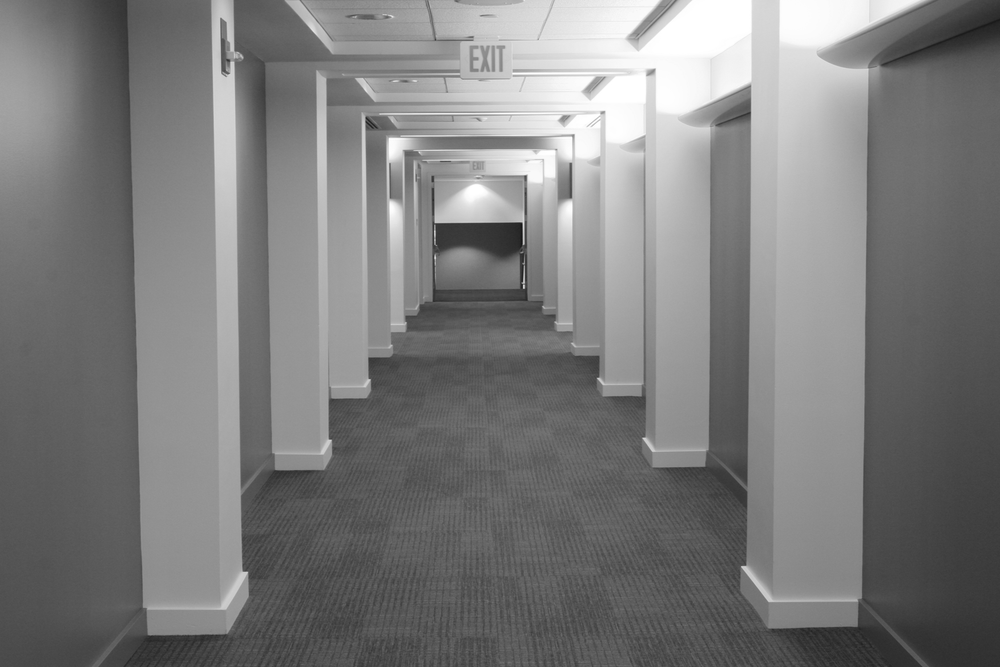
%> input picture Part A/images/hallway.png, 1000 x 667 px, shrunk from 1752 x 1168 before the run
$ octave er1_6.m   (GNU Octave 9; MATLAB toolbox functions it lacks are replaced by stand-ins)
%> lines starting %> are read from the running program, lines starting %| are printed output that depends on the picture; in (x1, y1, x2, y2) boxes, pixels count from 0 and x2, y2 are one past the last pixel; in counts of white or black regions, pixels touching at a corner belong together; the program's own positions count from 1
close all;
clear all;

% Read the image
image = imread('../images/hallway.png');
%> image is the input picture: size 667x1000 uint8; min 18, max 255, mean 124.3

% Convert image to grayscale if it is not already
if size(image, 3) == 3
    gray_image = rgb2gray(image);
else
    gray_image = image;
end

% Apply Sobel masks to estimate gradient components
sobel_x = [-1 -2 -1; 0 0 0; 1 2 1];
sobel_y = [-1 0 1; -2 0 2; -1 0 1];

gradient_x = conv2(double(gray_image), sobel_x, 'same');
gradient_y = conv2(double(gray_image), sobel_y, 'same');
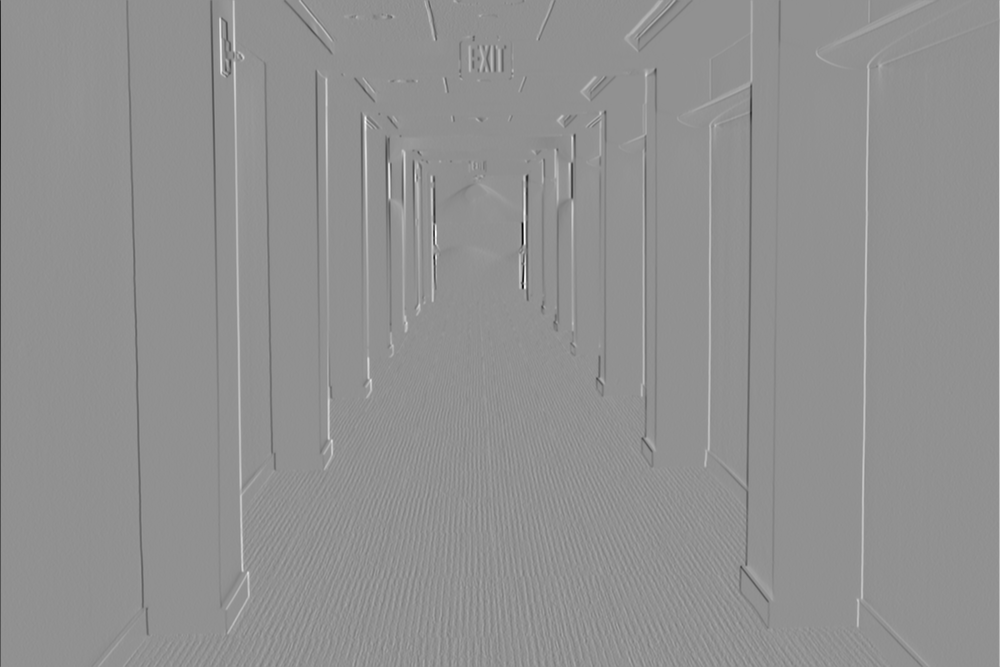
%> gradient_y: size 667x1000 double; min -786, max 594, mean 0.1; drawn with min black and max white

% Compute absolute values of gradient components
abs_gradient_x = abs(gradient_x);
abs_gradient_y = abs(gradient_y);
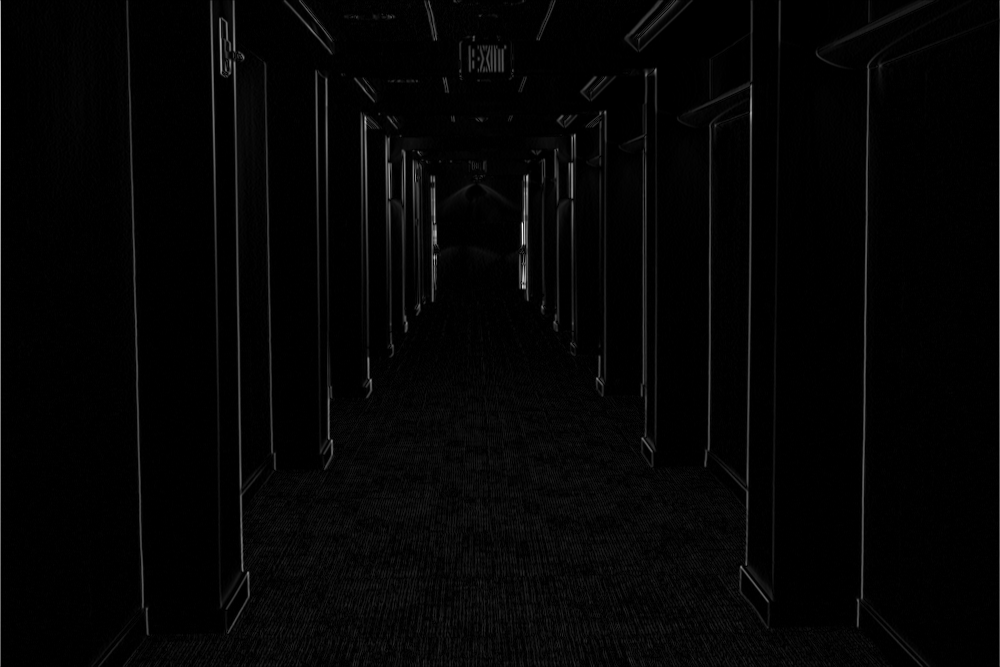
%> abs_gradient_y: size 667x1000 double; min 0, max 786, mean 15.6; drawn with min black and max white

% Compute amplitude of the gradient
gradient_amplitude = sqrt(gradient_x.^2 + gradient_y.^2);

% Apply gamma correction for visualization
gamma = 0.5; % adjust as needed
abs_gradient_x_gamma = uint8(255 * (abs_gradient_x / max(abs_gradient_x(:))).^gamma);
abs_gradient_y_gamma = uint8(255 * (abs_gradient_y / max(abs_gradient_y(:))).^gamma);
gradient_amplitude_gamma = uint8(255 * (gradient_amplitude / max(gradient_amplitude(:))).^gamma);
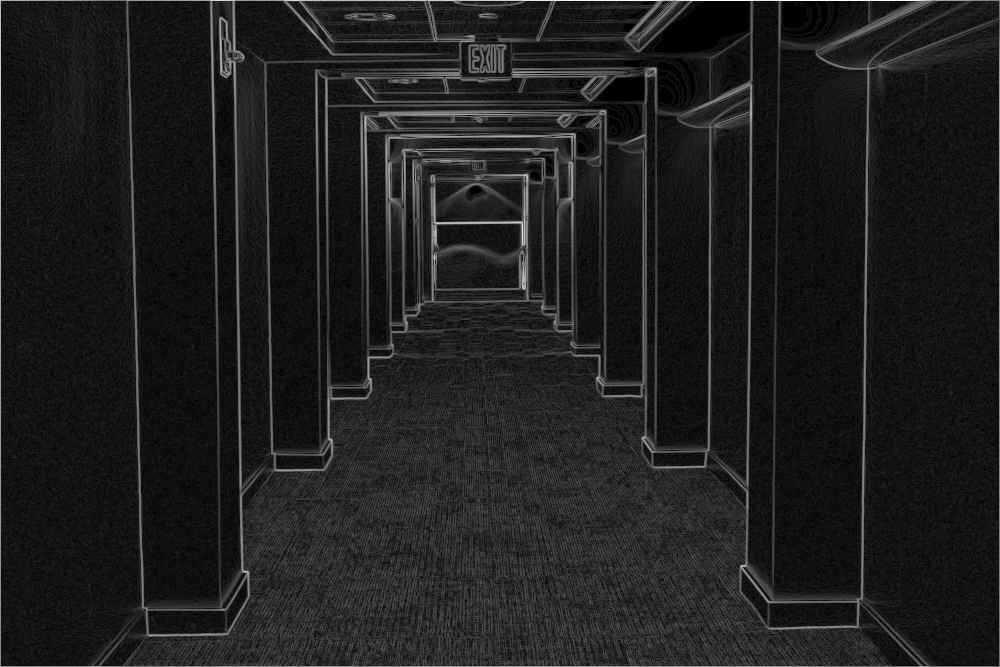
%> gradient_amplitude_gamma: size 667x1000 uint8; min 0, max 255, mean 30.3

% Display gradient images
figure;
imshow(abs_gradient_x_gamma);
title('Absolute Gradient X');

figure;
imshow(abs_gradient_y_gamma);
title('Absolute Gradient Y');

figure;
imshow(gradient_amplitude_gamma);
title('Gradient Amplitude');

% Set the threshold value (adjust as needed)
threshold = 40;

% Threshold the gradient amplitude image
thresholded_image = gradient_amplitude > threshold; % use original gradient amplitude for thresholding
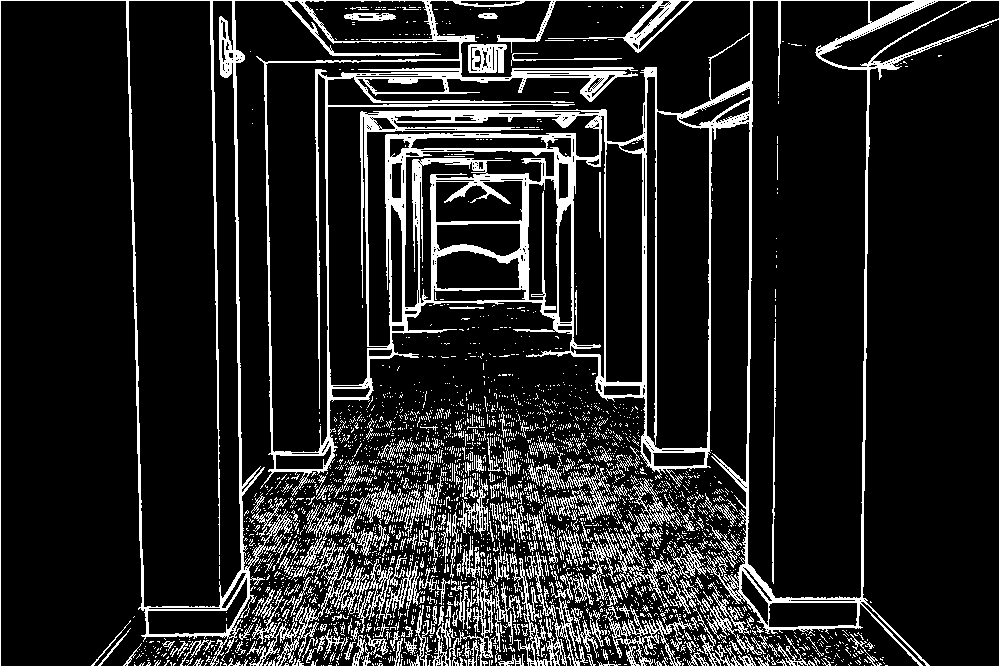
%> thresholded_image: size 667x1000 logical; 14.1% white; 2837 white regions (2614 under 20 px), largest, box (x1, y1, x2, y2) and area: (0, 0, 1000, 667) 64222, (569, 529, 647, 605) 1120, (616, 543, 706, 614) 1042

% Draw histogram of gradient amplitude image
figure;
histogram(gradient_amplitude(:), 'Normalization', 'probability');
hold on;
line([threshold threshold], ylim, 'LineWidth', 2, 'Color', 'r');
hold off;
title('Histogram of Gradient Amplitude Image');
xlabel('Gradient Amplitude');
ylabel('Probability');
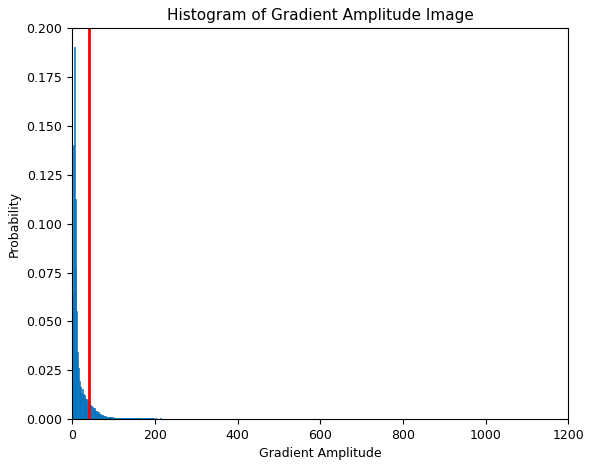
%> figure redrawn from the program's plot data; tallest bar 0.19 high, from x = 4 to 6

% Show the thresholded result
figure;
imshow(thresholded_image);
title('Thresholded Gradient Amplitude Image');

% Apply the Hough transform to find lines
[H, T, R] = hough(thresholded_image);
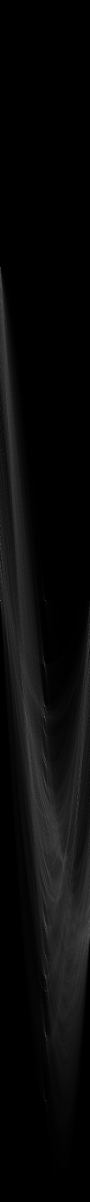
%> H: size 2403x180 double (shown at 1/2 size); min 0, max 1000, mean 39.2; drawn with min black and max white
%> T = 180 values from -90 to 89; R = 2403 values from -1201 to 1201

% Find peaks in the Hough transform matrix
P = houghpeaks(H, 20, 'threshold', ceil(0.3 * max(H(:)))); % Increase number of peaks
%> P = 20 rows, first 12: [536 1; 1202 1; 1202 91; 2201 91; 1434 90; 2072 92; 1847 91; 1466 90; 1529 91; 1956 92; 1911 91; 1564 90]

% Find lines corresponding to the Hough transform peaks
lines = houghlines(thresholded_image, T, R, P, 'FillGap', 5, 'MinLength', 40); % Adjust FillGap and MinLength
%> lines = 41 lines; longest, point1 to point2 (x, y): (1, 667) to (1000, 667), (1, 1) to (1000, 1), (1, 1) to (1, 667), (1000, 1) to (1000, 667), (233, 1) to (243, 573), (266, 63) to (273, 455)

% Margin to ignore lines close to the border
margin = 0.1;

% Display the original image
figure;
imshow(image);
hold on;

% Plot the detected lines on the image, excluding those too close to the borders
for k = 1:length(lines)
    xy = [lines(k).point1; lines(k).point2];

    % Check if the line is within the margin
    if all(xy(:, 1) > margin) && all(xy(:, 1) < size(image, 2) - margin) && ...
       all(xy(:, 2) > margin) && all(xy(:, 2) < size(image, 1) - margin)

        plot(xy(:,1), xy(:,2), 'LineWidth', 2, 'Color', 'g'); % Change color as needed

        % Plot the beginnings and ends of lines
        plot(xy(1,1), xy(1,2), 'x', 'LineWidth', 2, 'Color', 'yellow');
        plot(xy(2,1), xy(2,2), 'x', 'LineWidth', 2, 'Color', 'red');
    end
end
%> this loop made 41 passes
%> xy on passes 1 to 12: [1 667; 1000 667], [1 1; 1000 1], [1 1; 1 667], [1000 1; 1000 667], [233 1; 243 573], [863 443; 863 495], [864 381; 864 438], [865 324; 865 380], [866 267; 866 323], [867 210; 867 266], [868 152; 868 209], [869 95; 869 151]

title('Detected Line Segments on Original Image');
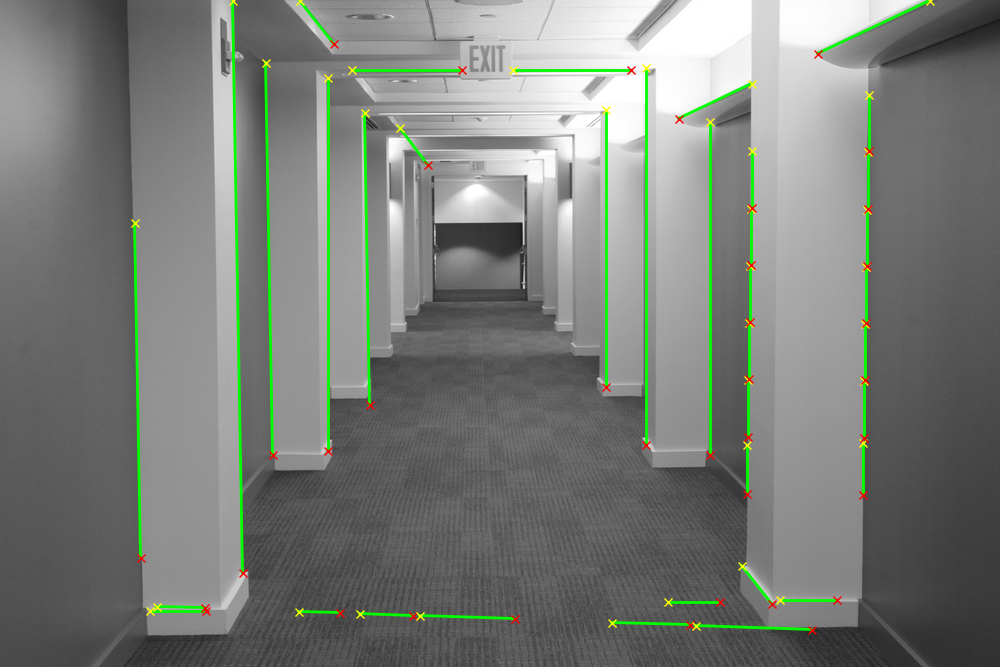
%> figure redrawn from the program's plot data; its title reads 'Detected Line Segments on Original Image'
hold off;

$ run again, with Part A/images/board.png copied over Part A/images/hallway.png
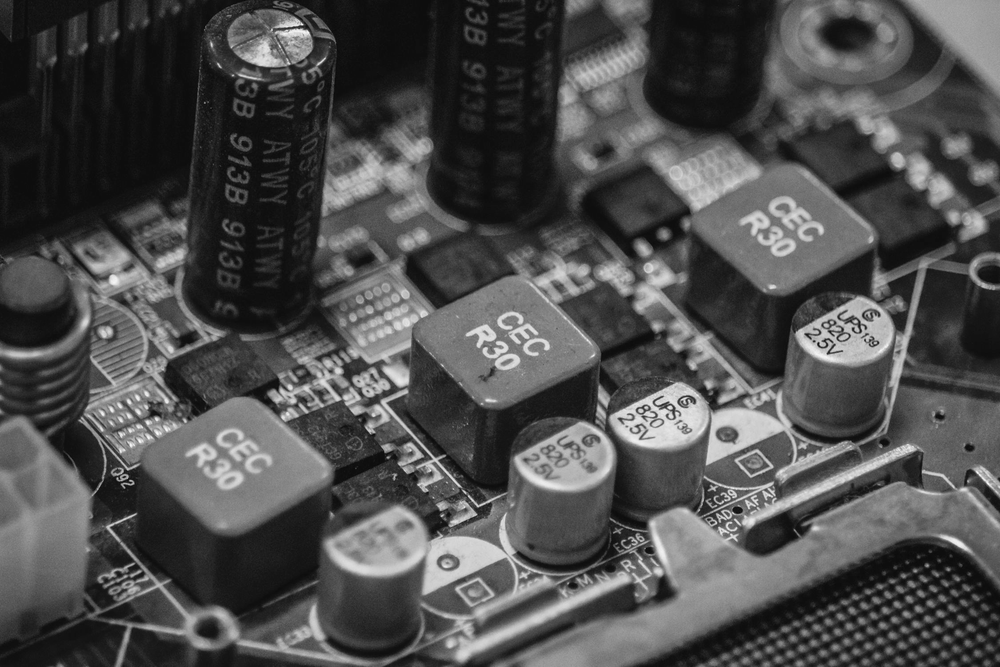
%> input picture Part A/images/board.png, 1000 x 667 px, shrunk from 2250 x 1500 before the run
%> image is the input picture: size 667x1000 uint8; min 8, max 252, mean 77.4
%> `thresholded_image = gradient_amplitude > threshold;`:
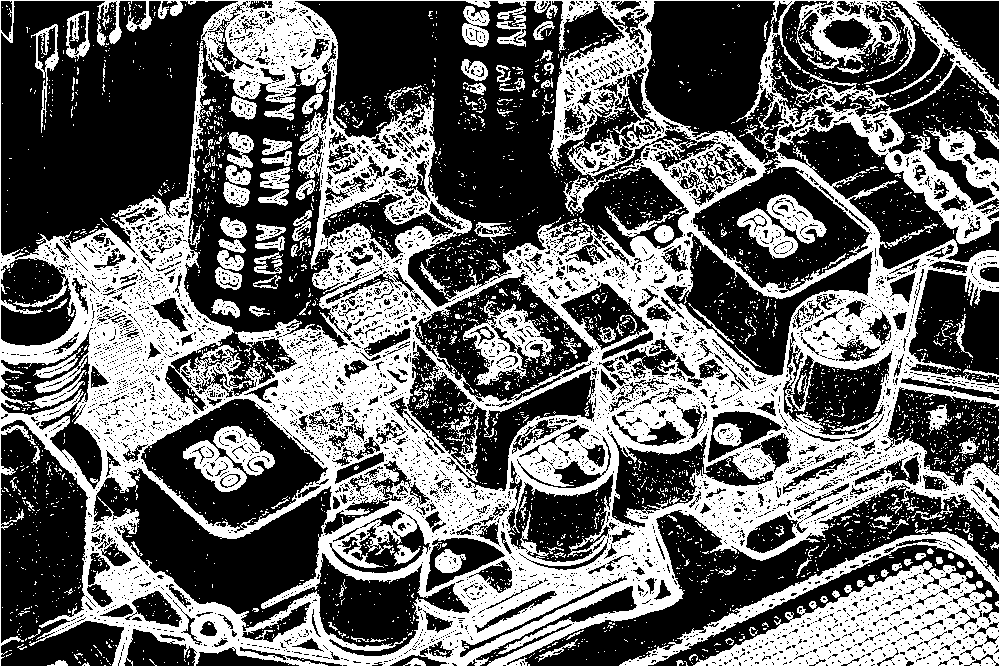
%> thresholded_image: size 667x1000 logical; 40.2% white; 3373 white regions (3192 under 20 px), largest, box (x1, y1, x2, y2) and area: (0, 0, 1000, 667) 231633, (463, 300, 554, 385) 2930, (183, 440, 247, 492) 1442
%> T = 180 values from -90 to 89; R = 2403 values from -1201 to 1201
%> P = 20 rows, first 12: [536 1; 1202 1; 1375 46; 1334 46; 861 10; 1406 46; 1202 91; 2201 91; 1836 136; 1335 42; 1877 152; 895 12]
%> lines = 79 lines; longest, point1 to point2 (x, y): (1, 667) to (1000, 667), (1, 1) to (1000, 1), (1, 1) to (1, 667), (1000, 1) to (1000, 667), (334, 353) to (114, 456), (71, 327) to (236, 359)
%> the loop `for k = 1:length(lines)` made 79 passes
%> xy on passes 1 to 8: [1 667; 1000 667], [1 1; 1000 1], [245 1; 326 82], [504 260; 607 362], [616 371; 666 422], [729 485; 767 522], [836 591; 912 667], [209 22; 295 108]
%> `title('Detected Line Segments on Original Image');`:
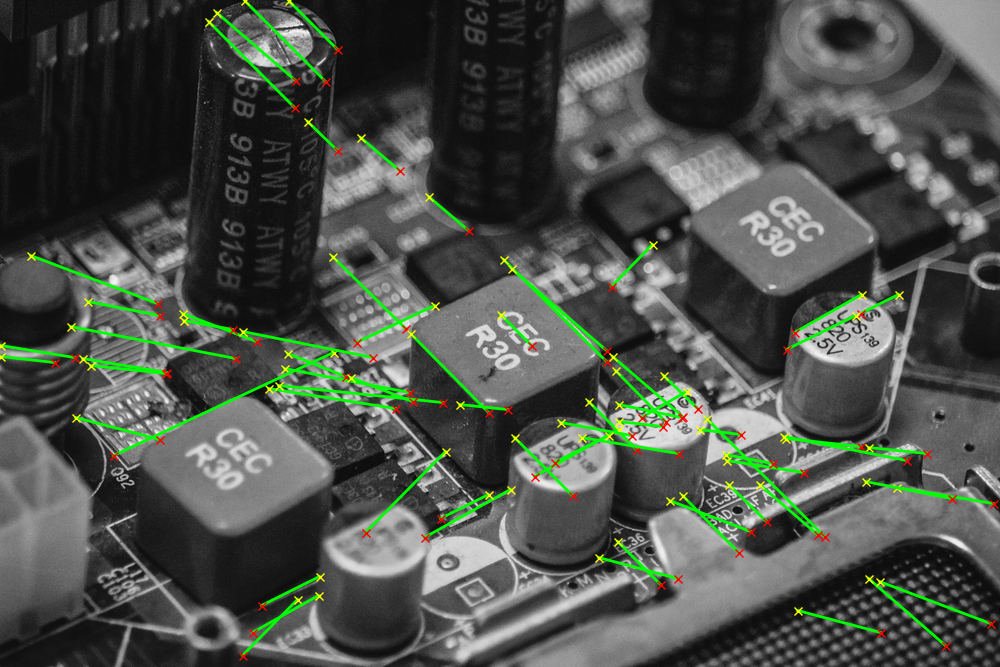
%> figure redrawn from the program's plot data; its title reads 'Detected Line Segments on Original Image'
